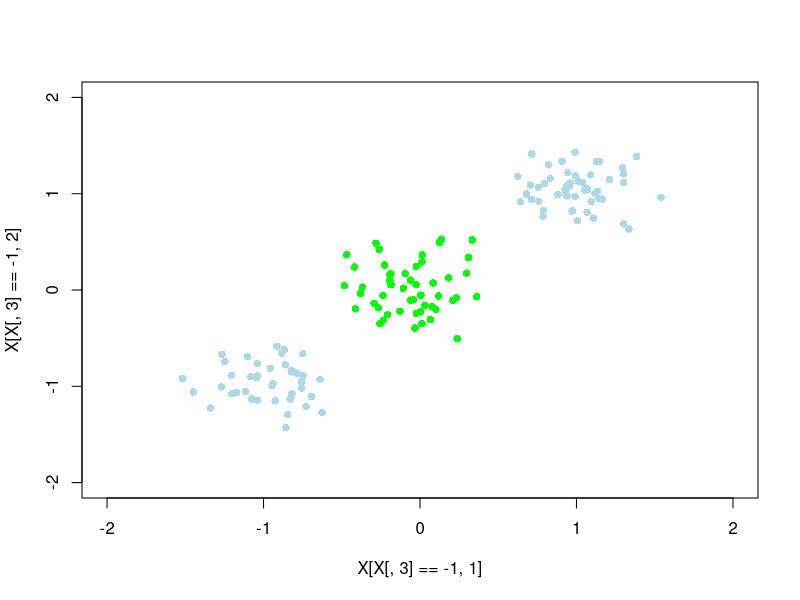

R code for this plot:
library(mvtnorm)
library(quadprog)
library(proxy)
#### HW chapter 7
####
#### Part 1
####
#### Fit a SVM to the following data
####
#### Part 1.1 using k(x,y) = exp(-0.5*t(x-y)%*%(x-y))
####
#### Part 1.2 using k(x,y) = <phi(x),phi(y)> where phi(x) = [dnorm(x,mu1,sig),dnorm(x,mu2,sig)] where mu1 = c(0,0), mu2=c(-1,-1), sig = diag(2)
####
#### Part 1.3 verify that the separation of 1.2 is linear in the space defined by phi()

set.seed(7675)
x1.tmp <- cbind(rmvnorm(50,c(0,0),matrix(c(0.05,0,0,0.05),2,2)),-1)
x2.tmp <- cbind(rmvnorm(50,c(1,1),matrix(c(0.05,0,0,0.05),2,2)),1)
x3.tmp <- cbind(rmvnorm(40,c(-1,-1),matrix(c(0.05,0,0,0.05),2,2)),1)

X <- rbind(x1.tmp,x2.tmp,x3.tmp)

# plot
plot(X[X[,3]==-1,1],X[X[,3]==-1,2],pch=16,col="green",xlim=c(-2,2),ylim=c(-2,2))
points(X[X[,3]==1,1],X[X[,3]==1,2],pch=16,col="lightblue")

# kenrel 1
ker_1 <- function(x,y){
    return(exp(-0.5 * t(x-y) %*% (x-y)))
}

# Phi 2
Phi_2 <- function(x){
    dnorm_1 <- dmvnorm(x, c(-1,-1), diag(2))
    dnorm_2 <- dmvnorm(x, c(0,0), diag(2))
    return(c(dnorm_1, dnorm_2))
}

# kernel 2
ker_2 <- function(x,y){
    return(Phi_2(x) * Phi_2(y))
}

# Dmat
DMat <- function(Tvec, GramMat){
    return(t(Tvec) %*% Tvec %*% GramMat)
}

# dvec
dVec <- function(n){
    return(rep(1,n))
}

# Amat
AMat <- function(tn){
    IMat <- diag(length(tn))
    return(cbind(tn, IMat))
}

# bvec
bVec <- function(n){
    return(rep(1,n+1))
}

# Calculate grad matrix
## sub function: calculate the diag
## Only allow calculate one element 
Gram_diag_element <- function(x, distanceFun){
    if(length(x) > 1){
        print('Does not allow vector')
    }

    return(distanceFun(x,x))
}

GramMat <- function(xVec,kernelFun){
    Gram_diag <- diag( sapply(xVec, Gram_diag_element, distanceFun = kernelFun) ) # n * n diag
    Gram_btm <- proxy::dist(xVec, method=kernelFun) # n-1 * n-1 mat
    Gram_btm_full <- rbind(rep(0,length(xVec)), cbind(Gram_btm, rep(0, length(xVec)-1)))
    return(Gram_btm_full + Gram_diag + t(Gram_btm_full))
}
